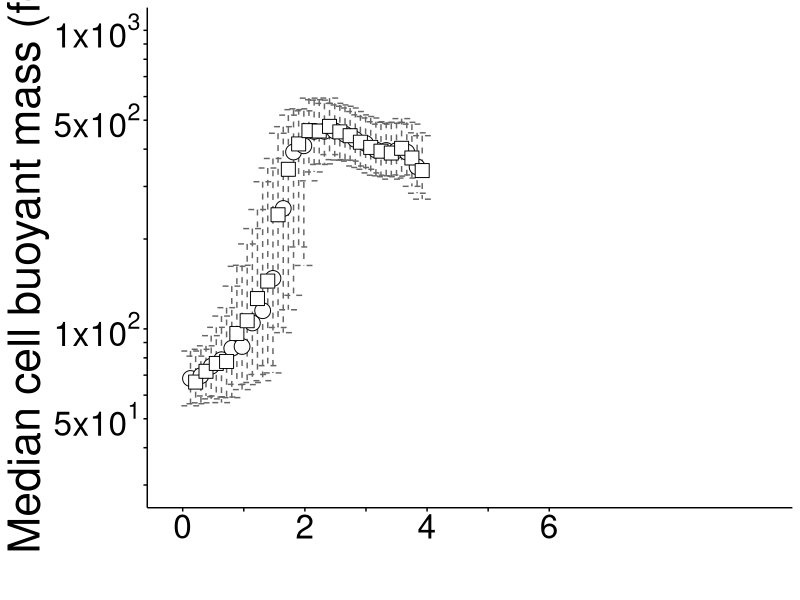
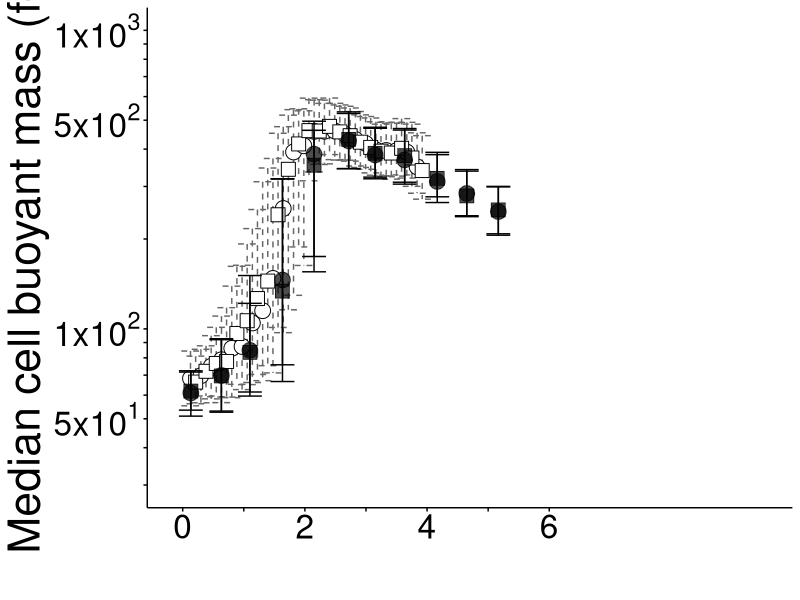
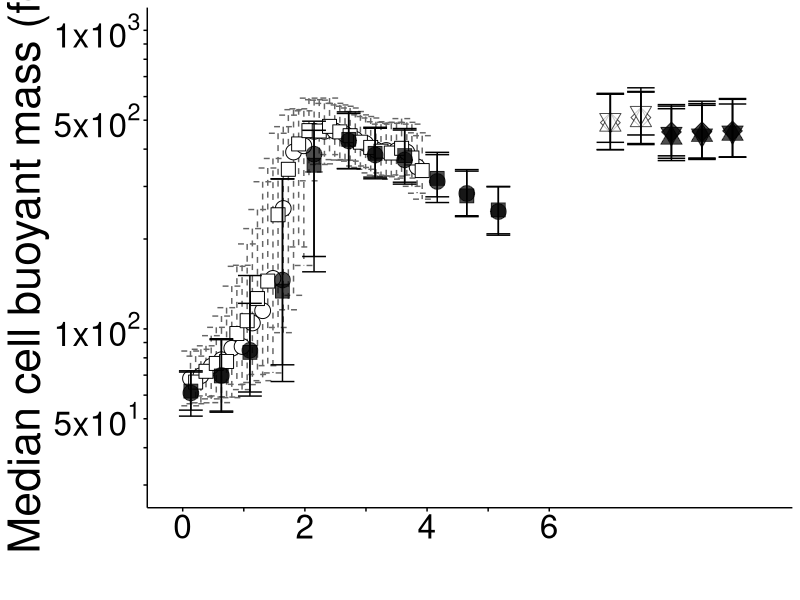

These charts were generated, in order, by the following R code:
require("tidyverse")
require("ggridges")
require("lmerTest")
#load data
#set the path in the lines below to wherever you store the data locally
#longitudinal
bothreps_stats_live <- read.csv("Fig4B_nonfixed_summarystats_withMetadata.csv")
bothreps_stats_live
bothreps_stats_fixed <- read.csv("Fig4B_fixed_summarystats_withMetadata.csv")
bothreps_stats_fixed
#cross-sectional
xsectional_stats_all <- read.csv("Fig4b_cross-sectional_summarystats_withMetadata.csv")
xsectional_stats_all
xsectional_masses_all <- read.csv("Fig4b_cross-sectional_masses_withMetadata.csv")
head(xsectional_masses_all)
#
#
#STATS
#mixed effect model on log transformed mass data
#could trt be a nested effect within techrep? (1| Trt:Techrep)?
lme1_log <- lmer(logmass ~ Treatment + (1| Sample:Treatment) + (1 | Replicate), data = xsectional_masses_all)
anova(lme1_log)
summary(lme1_log)
exp(6.12616+0.11479)#live cell mass
exp(6.12616)#fixed cell mass
exp(6.12616+0.11479) - exp(6.12616) #interpret effect size of fixed (Live - Fixed) in fg
(exp(6.12616+0.11479) - exp(6.12616)) / exp(6.12616+0.11479)#interpret effect size of fixed (Live-Fixed)/Live) in % of live cell mass
#
#
#PLOTS
temp_Fig4b_longitudinal <- ggplot(data = bothreps_stats_live, aes(y=medianmass, x = Time_hrs)) + geom_errorbar(aes(x= Time_hrs , ymin = Q1, ymax = Q3), colour = "gray40", linetype = "dashed", width = 0.3) +geom_point(aes(shape = as.factor(rep)), size = 5, alpha = 1, colour = "black", fill = "white") +scale_shape_manual(values = c(21,22)) +scale_y_continuous(limits = c(30, 1000), breaks = c(30, 40, 50, 60, 70, 80, 90, 100, 200, 300, 400, 500, 600, 700, 800, 900, 1000), labels = c("", "", expression("5x10"^1), "", "", "", "", expression("1x10"^2), "", "", "", expression("5x10"^2), "", "", "", "", expression("1x10"^3)), trans = "log10") +scale_x_continuous(limits = c(-0.1, 9.5), breaks = seq(0, 6, 1), labels = c(0, "", 2, "", 4, "", 6)) +xlab("") + ylab("Median cell buoyant mass (fg)") + theme(legend.position = "none", strip.background = element_blank(), strip.text = element_blank(), panel.background = element_blank(), axis.line.x = element_line(colour = "black"), axis.line.y = element_line(colour = "black"), axis.ticks = element_line(colour = "black"), panel.grid.minor = element_blank(), panel.grid.major = element_blank(), axis.text.y = element_text(colour = "black", size = 24), axis.text.x = element_text(colour = "black", size = 24), axis.title.y = element_text(size = 32, angle = 90), axis.title.x = element_text(size = 32))
temp_Fig4b_longitudinal
#
Fig4b_longitudinal <- temp_Fig4b_longitudinal + geom_errorbar(data = bothreps_stats_fixed, aes(x= Time_hrs , ymin = Q1, ymax = Q3), colour = "black") +geom_point(data = bothreps_stats_fixed, aes(y=medianmass, x = Time_hrs, shape = as.factor(rep)), size = 5, colour = "black", fill = "black", alpha = 0.7) +scale_shape_manual(values = c(21, 22, 21, 22))
Fig4b_longitudinal
#
#
Fig4b <- Fig4b_longitudinal + geom_point(data = xsectional_stats_all, aes(x = Time_hrs, y = medianmass, fill = Treatment, shape = rep), alpha = 0.7, size = 5) + geom_errorbar(data = xsectional_stats_all, aes(ymin = Q1, ymax = Q3)) +scale_shape_manual(values = c(21, 22, 23, 24, 25)) +scale_fill_manual(values = c("black", "white"))
Fig4b
